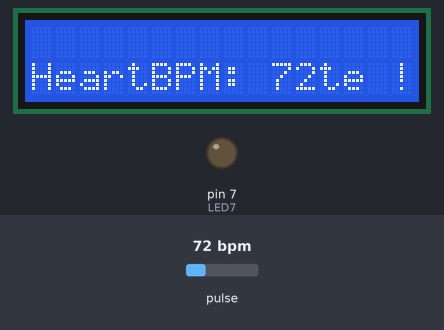
Recording of a sketch running on a simulated Arduino Uno, built with avr-gcc and run on an emulated ATmega328P. Shown: 16×2 character LCD, output pins drawn as LEDs (lit = HIGH). The test bench sets the inputs (shaded band); at power-on: pulse 72 bpm. What the sketch prints to the serial monitor is not drawn.

Above: at 1.4 s.
1.5 s: pulse set to 100 bpm
At 1.64 s:
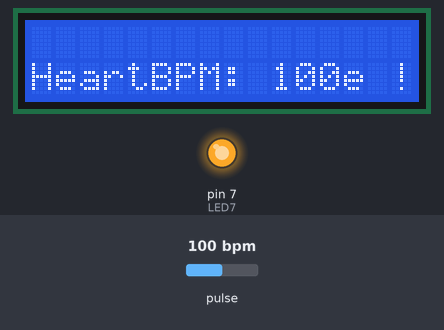
At 3.1 s:
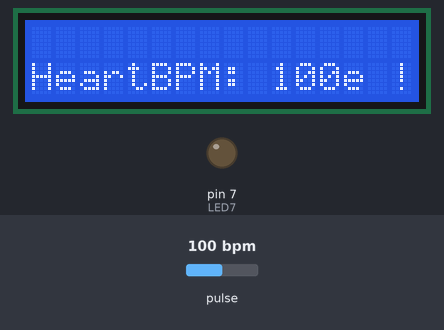
3.2 s: pulse set to 70 bpm
At 3.7 s:
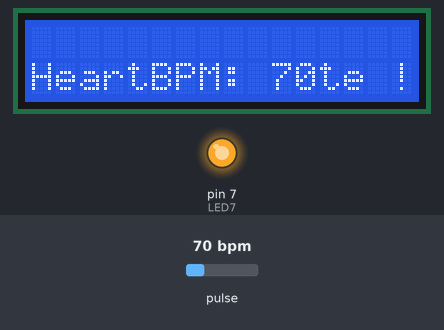
Timing chart, 0 to 12.2 s (numbered marks = the images above; inputs shaded):
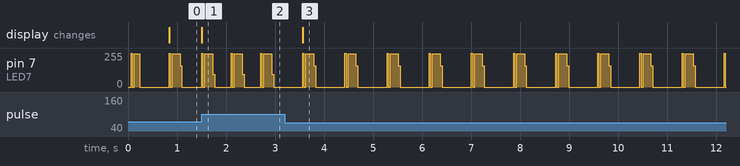

The sketch:

CSE2049_normal_health.ino
```cpp
#define USE_ARDUINO_INTERRUPTS true
#include <PulseSensorPlayground.h>
#include<LiquidCrystal.h>
LiquidCrystal lcd(12,11,5,4,3,2);


const int PulseWire = 0;
const int LED7 = 7;
int Threshold = 550;
const int buzzer = 9;

PulseSensorPlayground pulseSensor;
void setup()
{
  pinMode(A0, INPUT);
  pinMode(LED7, OUTPUT);
  pinMode(buzzer, OUTPUT);
  pinMode(LED7, OUTPUT);
  Serial.begin(9600);
  lcd.begin(16,2);


  pulseSensor.analogInput(PulseWire);
  pulseSensor.blinkOnPulse(LED7);
  pulseSensor.setThreshold(Threshold);


  if (pulseSensor.begin())
  {
  Serial.println("CA-Health_System created an object on 14.11.2021 ");
  }
}

void loop()
{
  int myBPM = pulseSensor.getBeatsPerMinute();

  if (pulseSensor.sawStartOfBeat())
  {
  Serial.print("BPM: ");
  Serial.println(myBPM);
  lcd.setCursor(0,2);
  lcd.print("HeartBeat Rate !");
  Serial.println("HeartBeat Rate !");
  lcd.setCursor(5,3);
  lcd.print("BPM: ");
  lcd.print(myBPM);
  if(myBPM>=60 && myBPM<=100)
  {
  Serial.println(" Pulse Rate Normal ");
  }
}
delay(10);
if (myBPM <= 59)
  {
    digitalWrite(7, HIGH);
    delay(3000);
    lcd.setCursor(0,0);
    Serial.println("Location details as recieved via GPS Module");
    Serial.println("23.5204° N 87.3119° E");

    Serial.println("Pulse Rate: 92");
    Serial.println("Pulse is Normal");
    Serial.println("Body Temperature: 98.6");
    Serial.println("Body Temperature is Normal");

    Serial.println("Glucometer detected the glucose level: 7.5");
    Serial.println("Glucose is Normal");

    tone(buzzer,10);

    delay(3000);
  }
  else
  {
    digitalWrite(7, LOW);
    noTone(buzzer);

  }
if (myBPM > 100)
  {
    digitalWrite(7, HIGH);
    delay(3000);
    lcd.setCursor(0,0);
    Serial.println("Pulse Rate noted");
    Serial.println("Pulse is very HIGH !");
    tone(buzzer,10);
    delay(3000);
  }
  else
  {
    digitalWrite(7, LOW);
    noTone(buzzer);
  }
}
```

Measured:
- after the input at 1.5 s, the display: changes at once (image 1)
- after the input at 3.2 s, the display: changes after 0.37 s (image 3)
- by itself, pin 7 (LED7): repeats every 0.86 s: 0/255 0.04 s, 249/255 0.16 s, 158/255 0.04 s, 0/255 0.60 s, 255/255 0.02 s
